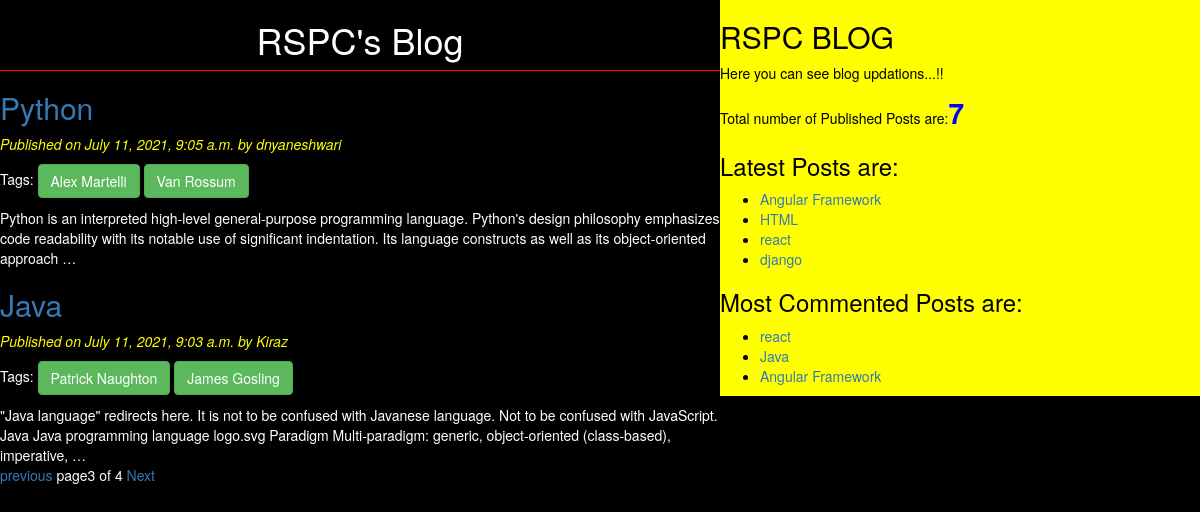
The app's page /postlist?page=3 with its own data.
### blog/models.py (models this page shows, shortened)
class Post(models.Model):
    Status_Choice=(('draft','Draft'),('published','Published'))
    title=models.CharField(max_length=50)
    slug=models.SlugField(max_length=50,unique_for_date="publish")
    author=models.ForeignKey(User,related_name='blog_posts',on_delete=models.CASCADE)
    body=models.TextField()
    publish=models.DateTimeField(default=timezone.now)
    created=models.DateTimeField(auto_now_add=True)
    updated=models.DateTimeField(auto_now=True)
    status=models.CharField(max_length=10,choices=Status_Choice,default='draft')
    tags=TaggableManager()
    class Meta:
        ordering=('-publish',)
    def get_absolute_url(self):
        return reverse('post_detail',args=[self.publish.year,self.publish.strftime('%m'),self.publish.strftime('%d'),self.slug])

### blog/views.py (the view)
# urls.py: url(r'^postlist', views.PostList_view),
def PostList_view(request,tag_slug=None):
    post_list=Post.objects.filter(status__exact='published')
    tag=None
    if tag_slug:
        tag=get_object_or_404(Tag,slug=tag_slug)
        post_list=post_list.filter(tags__in=[tag])
    paginator=Paginator(post_list,2)
    page_number=request.GET.get('page')#page is a predefined word
    try:
        post_list=paginator.page(page_number)
    except PageNotAnInteger:
        post_list=paginator.page(1)
    except EmptyPage:
        post_list=paginator.page(paginator.num_pages)
    return render(request,'blog/postlist.html',{'post_list':post_list,'tag':tag})

### blog/templatetags/blog_tags.py (called while the page is built)
@register.simple_tag(name='my_tags')
def total_posts(): #is a name of custom template tag
    post_list=Post.objects.filter(status__exact='published')
    return post_list.count()

@register.inclusion_tag('blog/latest_post.html')
def show_latest_post(count=3):
    post=Post.objects.filter(status__exact='published')
    latest_post=post.order_by('-publish')[:count]
    return{'latest_post':latest_post}

@register.simple_tag
def get_MostCommentedPost(cnt=3):
    return Post.objects.annotate(total_comments=Count('comments')).order_by('-total_comments') [:cnt]

### templates/blog/postlist.html (shortened to what this page needs)
{%extends 'blog/base.html'%}
{%block content%}
<h1>RSPC's Blog</h1>
{%for post in post_list%}
<a href="{{post.get_absolute_url}}"><h2>{{post.title}}</h2> </a>
<p id='date'>Published on {{post.publish}} by {{post.author}}</p>
<p>
  Tags:{%for tag in post.tags.all %}
  <a href="{%url 'post_list_by_tag_name' tag.slug%}" class= "btn btn-success ">{{tag.name}}</a>
{%endfor%}
</p>
{{post.body | truncatewords:30}}
{%endfor%}
{%include 'blog/pagination.html' with page=post_list%}
{%endblock%}

### templates/blog/base.html (shortened to what this page needs)
<!DOCTYPE html>
{%load static%}
{%load blog_tags%}
<html lang="en" dir="ltr">
  <head>
  <link rel="stylesheet" href="https://maxcdn.bootstrapcdn.com/bootstrap/3.3.7/css/bootstrap.min.css">
  <link rel="stylesheet" href="{%static "CSS/blog.css"%}">
  </head>
  <body>
    <div class="content">
      {%block content%}
      {%endblock%}
    </div>
    <div class="sidebar">
      <h2>RSPC BLOG</h2>
      <p>
        Here you can see blog updations...!!
      </p>
      <p> Total number of Published Posts are:<span id='pcount'>{%my_tags%}</span></p>
      <h3>Latest Posts are:</h3>{%show_latest_post 4%}
      <h3>Most Commented Posts are:</h3>{%get_MostCommentedPost as MostCommentedPost%}
      <ul>
      {%for post in MostCommentedPost%}
      <li><a href="{{post.get_absolute_url}}">{{post.title}}</a></li>
      {%endfor%}
     </ul>
    </div>
  </body>
</html>

### templates/blog/latest_post.html (shortened to what this page needs)
<!DOCTYPE html>
<html lang="en" dir="ltr">
  <head>
  </head>
  <body>
    <ul>
      {%for post in latest_post%}
      <li><a href="{{post.get_absolute_url}}">{{post.title}}</a></li>
      {%endfor%}
    </ul>
  </body>
</html>

### static/CSS/blog.css (style rules this page uses)
.content { background: black; width: 60%; float: left; }
.sidebar { background: yellow; width: 40%; float: right; color: black; }
h1 { text-align: center; border-bottom: 1px solid red; padding-bottom: 10px; }
body { color: white; background: black; }
#date { color: yellow; font-size: 14px; font-style: italic; }
#pcount { font-size: 28px; color: blue; font-weight: bold; }

### records on screen
Post: title "Python", publish "July 11, 2021, 9:05 a.m.", author "dnyaneshwari", body "Python is an interpreted high-level general-purpose programming language. Python's design philosophy emphasizes code readability with its notable use of significant indentation. Its language constructs as well as its object-oriented approach …"
Tag: name "Alex Martelli"
Tag: name "Van Rossum"
Post: title "Java", publish "July 11, 2021, 9:03 a.m.", author "Kiraz", body "\"Java language\" redirects here. It is not to be confused with Javanese language. Not to be confused with JavaScript. Java Java programming language logo.svg Paradigm Multi-paradigm: generic, object-oriented (class-based), imperative, …"
Tag: name "Patrick Naughton"
Tag: name "James Gosling"
Post: title "Angular Framework"
Post: title "HTML"
Post: title "react"
Post: title "django"

### other values on screen
{{ page.number }} "3"
{{ page.paginator.num_pages }} "4"
